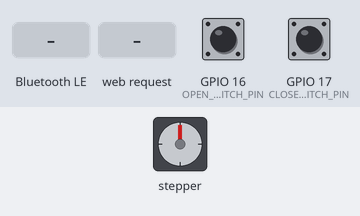
The sketch below on a simulated ESP32. Parts: stepper motor. Inputs (shaded band) come from the test bench; at power-on: GPIO 17 (CLOSE_SWITCH_PIN) HIGH, GPIO 16 (OPEN_SWITCH_PIN) HIGH. WiFi joins after 1.5 s; servers stay silent unless stated; network time is answered at once with the bench clock; nothing arrives over Bluetooth unless stated; a phone connects over Bluetooth LE 3 s after start; stepper angles assume 200 steps per turn.

Above: at 2.3 s.
2.4 s: GPIO 17 (CLOSE_SWITCH_PIN) pulled LOW for 0.15 s
5.5 s: GPIO 16 (OPEN_SWITCH_PIN) pulled LOW for 0.15 s
7.1 s: Bluetooth LE write "goto:" received
At 7.25 s:
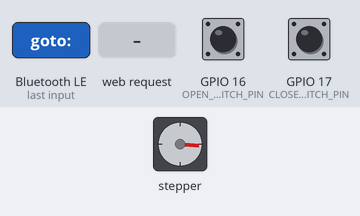
At 7.85 s:
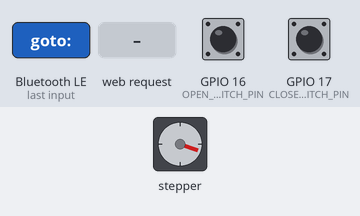
10.1 s: HTTP request GET /command?command=close received
At 10.25 s:
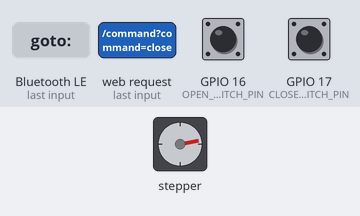
13.1 s: Bluetooth LE write "open" received
At 13.25 s:
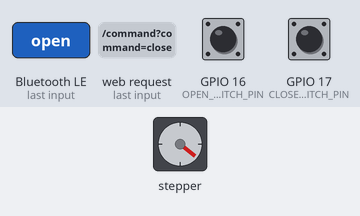
16.1 s: HTTP request GET /goto?percent=open received
Timing chart, 0 to 21.8 s (numbered marks = the images above; inputs shaded):
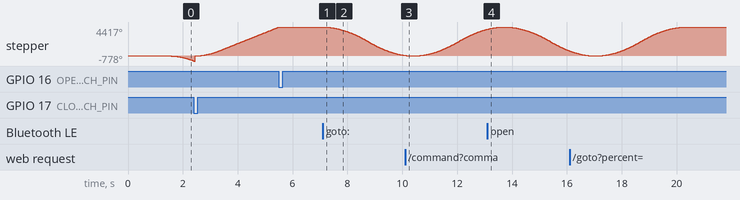

The sketch:

iso_module_esp32.ino
```cpp
/*
  ISO-Module - Smart Curtain Controller (ESP32 Firmware)

  This firmware runs on an ESP32 DevKitC and provides all the automation
  and control logic for the smart curtain system. It connects to Wi-Fi,
  hosts a web server for commands, and includes a Bluetooth Low Energy (BLE)
  fallback for offline control.

  - Uses WiFiManager for easy on-boarding.
  - Hosts a web server to accept commands from the dashboard.
  - Uses AccelStepper for smooth motor control.
  - Includes a BLE service as a fallback connection method.
  - Handles all automation logic locally on the device.
*/

#include <WiFi.h>
#include <WiFiManager.h>
#include <ESPmDNS.h>
#include <WebServer.h>
#include <NTPClient.h>
#include <WiFiUdp.h>
#include <AccelStepper.h>
#include <BLEDevice.h>
#include <BLEUtils.h>
#include <BLEServer.h>

// =================================================================
//                      CONFIGURATION
// =================================================================

// --- HARDWARE PINS (for ESP32 DevKitC) ---
const int STEP_PIN = 18;
const int DIR_PIN = 5;
const int ENABLE_PIN = 19;
const int MIC_PIN = 34;
const int OPEN_SWITCH_PIN = 16;
const int CLOSE_SWITCH_PIN = 17;

// --- MOTOR SETTINGS ---
const int MOTOR_INTERFACE_TYPE = 1;
long totalSteps = 24000; // Default steps for full travel. Calibrated if homing is used.
int motorSpeed = 2000;    // Default max speed in steps/sec
int motorAccel = 1000;    // Default acceleration in steps/sec^2

// --- WI-FI & NETWORK ---
const char* MDNS_HOSTNAME = "iso-module";

// --- TIME & SCHEDULING ---
const long NTP_OFFSET = 8 * 3600; // UTC+8 offset in seconds
const char* NTP_SERVER = "pool.ntp.org";

// --- BLUETOOTH LOW ENERGY (BLE) ---
#define SERVICE_UUID        "4fafc201-1fb5-459e-8fcc-c5c9c331914b"
#define CHARACTERISTIC_UUID "beb5483e-36e1-4688-b7f5-ea07361b26a8"

// --- AUTOMATION LOGIC ---
int noiseThreshold = 75;      // dB(A) level to trigger closing
bool autoMode = true;
bool sunriseOpen = true;
bool sunsetClose = true;
bool noiseAutoClose = true;
int sunriseHour = 6;
int sunsetHour = 18;
bool wasClosedByNoise = false;
bool nightLock = false;

// --- LIMIT SWITCHES ---
#define USE_LIMIT_SWITCHES true // Set to false if you are not using limit switches
const unsigned long HOMING_TIMEOUT_MS = 30000; // 30 seconds timeout for homing

// --- STATE MACHINE ---
enum State {
  STATE_STARTUP,
  STATE_WIFI_CONNECT,
  STATE_NETWORK_INIT,
  STATE_HOMING,
  STATE_READY,
  STATE_ERROR
};
State currentState = STATE_STARTUP;

// =================================================================
//                      GLOBAL OBJECTS
// =================================================================

AccelStepper stepper = AccelStepper(MOTOR_INTERFACE_TYPE, STEP_PIN, DIR_PIN);
WebServer server(80);
WiFiUDP ntpUDP;
NTPClient timeClient(ntpUDP, NTP_SERVER, NTP_OFFSET);
BLECharacteristic *pCharacteristic;

// Forward declaration
void executeCommand(String cmd);


// =================================================================
//              BLUETOOTH & WEB SERVER CALLBACKS
// =================================================================

// --- BLE Characteristic Callback ---
class CharacteristicCallbacks: public BLECharacteristicCallbacks {
    void onWrite(BLECharacteristic *pCharacteristic) {
      std::string value = pCharacteristic->getValue();
      if (value.length() > 0) {
        String cmd = "";
        for (int i = 0; i < value.length(); i++) {
          cmd += value[i];
        }
        executeCommand(cmd);
      }
    }
};

// --- Web Server Handlers ---
void handleRoot() {
  server.send(200, "text/plain", "ISO-Module is online.");
}

void handleCommand() {
  String command = server.arg("command");
  if (command.length() > 0) {
    executeCommand(command);
    server.send(200, "text/plain", "OK");
  } else {
    server.send(400, "text/plain", "Bad Request");
  }
}

void handleGoto() {
    if (server.hasArg("percent")) {
        int percent = server.arg("percent").toInt();
        percent = 100 - percent; // Invert percentage
        long targetPosition = map(percent, 0, 100, 0, totalSteps);
        stepper.moveTo(targetPosition);
        server.send(200, "text/plain", "Moving to " + String(percent) + "%");
    } else {
        server.send(400, "text/plain", "Missing 'percent' parameter");
    }
}


void handleResetWifi() {
    server.send(200, "text/plain", "Resetting Wi-Fi and restarting...");
    delay(1000);
    WiFiManager wifiManager;
    wifiManager.resetSettings();
    ESP.restart();
}

// =================================================================
//                   HELPER FUNCTIONS
// =================================================================

void executeCommand(String cmd) {
  if (cmd.startsWith("goto:")) {
    int percent = cmd.substring(5).toInt();
    long targetPosition = map(percent, 0, 100, 0, totalSteps);
    stepper.moveTo(targetPosition);
  } else if (cmd == "open") {
    stepper.moveTo(0);
  } else if (cmd == "close") {
    stepper.moveTo(totalSteps);
  }
}

// =================================================================
//                        SETUP & LOOP
// =================================================================

void setup() {
  Serial.begin(115200);

  // Configure motor driver pins
  pinMode(ENABLE_PIN, OUTPUT);
  digitalWrite(ENABLE_PIN, LOW); // Enable driver
  stepper.setEnablePin(ENABLE_PIN);
  stepper.setPinsInverted(false, false, true);
  stepper.setMaxSpeed(motorSpeed);
  stepper.setAcceleration(motorAccel);

  // Configure limit switch pins
  #if USE_LIMIT_SWITCHES
    pinMode(OPEN_SWITCH_PIN, INPUT_PULLUP);
    pinMode(CLOSE_SWITCH_PIN, INPUT_PULLUP);
  #endif

  currentState = STATE_WIFI_CONNECT;
}

void loop() {
  switch (currentState) {
    case STATE_WIFI_CONNECT:
      {
        WiFiManager wifiManager;
        wifiManager.setConnectTimeout(30);
        if (wifiManager.autoConnect("ISO-Module-Setup")) {
          currentState = STATE_NETWORK_INIT;
        } else {
          // If connection fails, restart and try again.
          ESP.restart();
        }
      }
      break;

    case STATE_NETWORK_INIT:
      {
        // --- Initialize BLE ---
        BLEDevice::init("ISO-Module");
        BLEServer *pServer = BLEDevice::createServer();
        BLEService *pService = pServer->createService(SERVICE_UUID);
        pCharacteristic = pService->createCharacteristic(
                                          CHARACTERISTIC_UUID,
                                          BLECharacteristic::PROPERTY_READ |
                                          BLECharacteristic::PROPERTY_WRITE
                                        );
        pCharacteristic->setCallbacks(new CharacteristicCallbacks());
        pService->start();
        BLEAdvertising *pAdvertising = BLEDevice::getAdvertising();
        pAdvertising->addServiceUUID(SERVICE_UUID);
        pAdvertising->start();

        // --- Initialize Web Server & mDNS ---
        server.on("/", handleRoot);
        server.on("/command", handleCommand);
        server.on("/goto", handleGoto);
        server.on("/reset-wifi", handleResetWifi);
        server.begin();

        if (MDNS.begin(MDNS_HOSTNAME)) {
            MDNS.addService("http", "tcp", 80);
        }

        // --- Initialize Time Client ---
        timeClient.begin();

        currentState = STATE_HOMING;
      }
      break;

    case STATE_HOMING:
      #if USE_LIMIT_SWITCHES
        // See function implementation below
        homeMotor();
      #endif
      currentState = STATE_READY;
      break;

    case STATE_READY:
      timeClient.update();
      server.handleClient();
      stepper.run();

      // Simple power saving: disable motor if it's not moving
      if (!stepper.isRunning()) {
        digitalWrite(ENABLE_PIN, HIGH); // Disable driver
      } else {
        digitalWrite(ENABLE_PIN, LOW); // Enable driver
      }
      break;

    case STATE_ERROR:
      // Halt on error
      delay(1000);
      break;

    default:
      // Should not happen
      break;
  }
}

// =================================================================
//                   MOTOR HOMING SEQUENCE
// =================================================================

#if USE_LIMIT_SWITCHES
void homeMotor() {
  unsigned long startTime = millis();

  // --- Step 1: Move towards CLOSE switch ---
  stepper.setMaxSpeed(motorSpeed / 2); // Home slowly
  stepper.moveTo(-50000); // Move a long way to find the switch

  while (digitalRead(CLOSE_SWITCH_PIN) == HIGH) {
    stepper.run();
    if (millis() - startTime > HOMING_TIMEOUT_MS) {
      // Timeout reached, fallback to default steps
      currentState = STATE_READY;
      return;
    }
  }

  // --- Step 2: Found CLOSE switch, set as position 0 ---
  stepper.setCurrentPosition(0);
  stepper.moveTo(50000); // Prepare to move towards OPEN switch

  // --- Step 3: Move towards OPEN switch to find total steps ---
  startTime = millis();
  while (digitalRead(OPEN_SWITCH_PIN) == HIGH) {
    stepper.run();
    if (millis() - startTime > HOMING_TIMEOUT_MS) {
       // Timeout, use default value but at least we are homed to zero.
       currentState = STATE_READY;
       return;
    }
  }

  // --- Step 4: Found OPEN switch, record total steps and finish ---
  totalSteps = stepper.currentPosition();
  stepper.setCurrentPosition(totalSteps); // Set current position to max
  stepper.moveTo(totalSteps); // Move back to the open position
  while(stepper.distanceToGo() != 0) {
    stepper.run();
  }

  // Homing complete, reset to normal speed
  stepper.setMaxSpeed(motorSpeed);
}
#endif
```

Measured:
- after the input at 7.1 s, stepper: keeps turning counter-clockwise at about 1455°/s, starting at once
